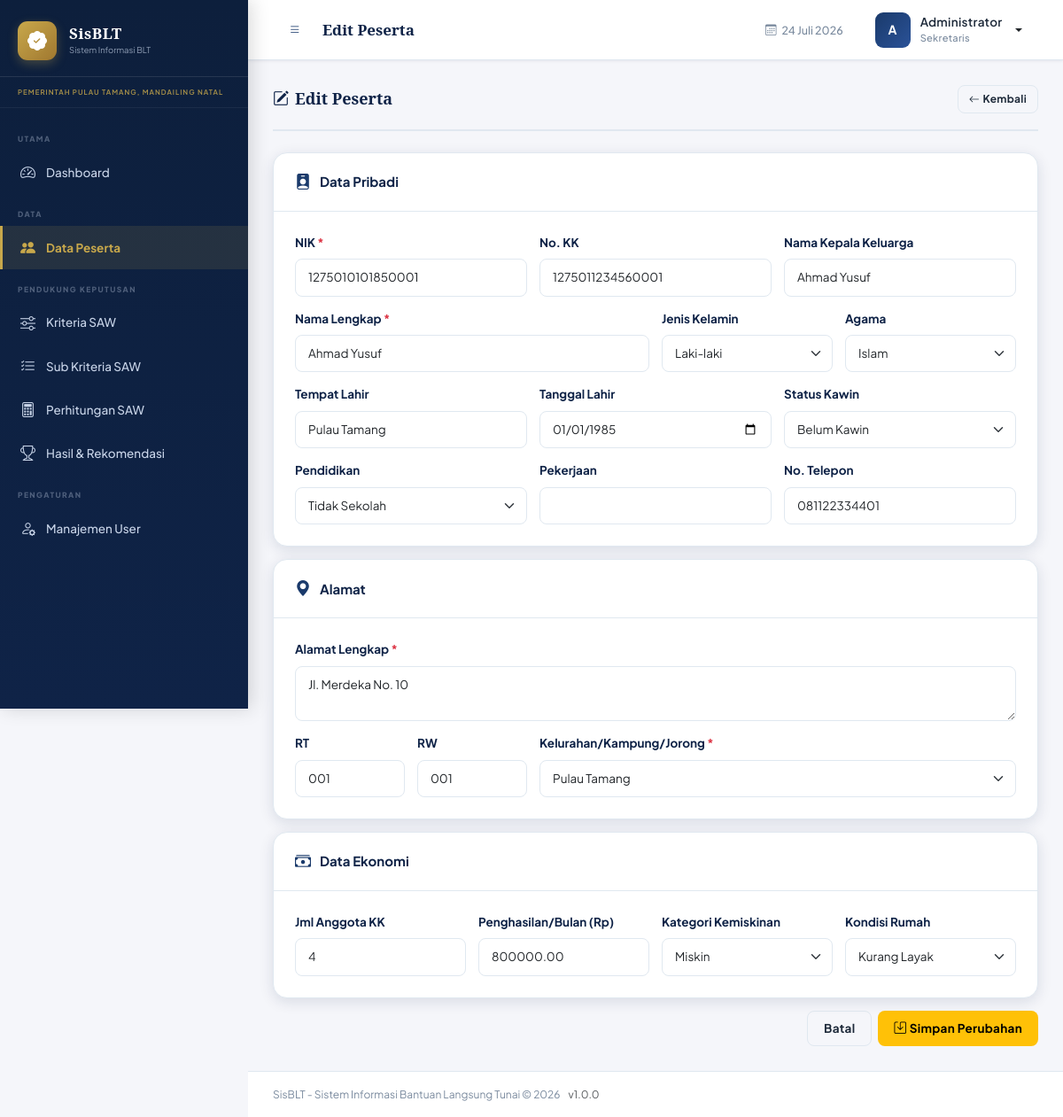
Page /pages/peserta/edit.php?id=1 (signed in) on the committed database.
### tables this page shows
CREATE TABLE peserta (
    id INT AUTO_INCREMENT PRIMARY KEY,
    nik VARCHAR(16) NOT NULL UNIQUE,
    nama_lengkap VARCHAR(150) NOT NULL,
    tempat_lahir VARCHAR(100),
    tanggal_lahir DATE,
    jenis_kelamin ENUM('L', 'P') NOT NULL,
    agama VARCHAR(30),
    pendidikan VARCHAR(50),
    pekerjaan VARCHAR(100),
    status_kawin ENUM('Belum Kawin', 'Kawin', 'Cerai Hidup', 'Cerai Mati') DEFAULT 'Belum Kawin',
    alamat TEXT NOT NULL,
    rt VARCHAR(5),
    rw VARCHAR(5),
    kelurahan_id INT,
    kode_pos VARCHAR(10),
    no_telepon VARCHAR(20),
    no_kk VARCHAR(16),
    nama_kepala_keluarga VARCHAR(150),
    jumlah_anggota_keluarga INT DEFAULT 1 CHECK (jumlah_anggota_keluarga > 0),
    jumlah_anak_usia_sekolah INT DEFAULT 0 CHECK (jumlah_anak_usia_sekolah >= 0),
    penghasilan_bulanan DECIMAL(15,2) DEFAULT 0 CHECK (penghasilan_bulanan >= 0),
    kategori_kemiskinan ENUM('Sangat Miskin', 'Miskin', 'Hampir Miskin') DEFAULT 'Miskin',
    kondisi_rumah ENUM('Tidak Layak', 'Kurang Layak', 'Layak') DEFAULT 'Kurang Layak',
    foto_ktp VARCHAR(255) DEFAULT NULL,
    foto_kk VARCHAR(255) DEFAULT NULL,
    foto_peserta VARCHAR(255) DEFAULT NULL,
    status_verifikasi ENUM('menunggu', 'disetujui', 'ditolak') DEFAULT 'menunggu',
    catatan_verifikasi TEXT DEFAULT NULL,
    diverifikasi_oleh INT DEFAULT NULL,
    tanggal_verifikasi DATETIME DEFAULT NULL,
    status_aktif ENUM('aktif', 'nonaktif') DEFAULT 'aktif',
    ditambahkan_oleh INT,
    created_at TIMESTAMP DEFAULT CURRENT_TIMESTAMP,
    updated_at TIMESTAMP DEFAULT CURRENT_TIMESTAMP ON UPDATE CURRENT_TIMESTAMP,
    FOREIGN KEY (kelurahan_id) REFERENCES kelurahan(id) ON DELETE SET NULL,
    FOREIGN KEY (diverifikasi_oleh) REFERENCES users(id) ON DELETE SET NULL,
    FOREIGN KEY (ditambahkan_oleh) REFERENCES users(id) ON DELETE SET NULL,
    KEY idx_nik (nik),
    KEY idx_nama_lengkap (nama_lengkap),
    KEY idx_kelurahan_id (kelurahan_id),
    KEY idx_status_verifikasi (status_verifikasi),
    KEY idx_status_aktif (status_aktif),
    KEY idx_created_at (created_at),
    KEY idx_kategori_kemiskinan (kategori_kemiskinan)
);

CREATE TABLE kelurahan (
    id INT AUTO_INCREMENT PRIMARY KEY,
    nama_kelurahan VARCHAR(100) NOT NULL,
    kecamatan VARCHAR(100) NOT NULL,
    kabupaten VARCHAR(100) NOT NULL DEFAULT 'Pariaman',
    provinsi VARCHAR(100) NOT NULL DEFAULT 'Sumatera Barat',
    created_at TIMESTAMP DEFAULT CURRENT_TIMESTAMP,
    KEY idx_nama_kelurahan (nama_kelurahan),
    KEY idx_kecamatan (kecamatan),
    UNIQUE KEY unique_kelurahan (nama_kelurahan, kecamatan, kabupaten)
);

### includes/functions.php (called while the page is built, shortened)
<?php
function getDB() {
    static $conn = null;
    if ($conn === null) {
        $conn = new mysqli(DB_HOST, DB_USER, DB_PASS, DB_NAME);
        $conn->set_charset(DB_CHARSET);
    }
    return $conn;
}
function dbQuery($sql, $params = [], $types = '') {
    $db = getDB();
    $stmt = $db->prepare($sql);
    if ($params) {
        if (!$types) {
            $types = str_repeat('s', count($params));
        }
        $stmt->bind_param($types, ...$params);
    }
    $stmt->execute();
    return $stmt;
}
function dbFetchAll($sql, $params = [], $types = '') {
    $stmt = dbQuery($sql, $params, $types);
    $result = $stmt->get_result();
    return $result->fetch_all(MYSQLI_ASSOC);
}
function dbFetchOne($sql, $params = [], $types = '') {
    $stmt = dbQuery($sql, $params, $types);
    $result = $stmt->get_result();
    return $result->fetch_assoc();
}
function sanitize($str) {
    return htmlspecialchars(trim($str ?? ''), ENT_QUOTES, 'UTF-8');
}

### pages/peserta/edit.php (the view, shortened to what this page needs)
<?php
require_once '../../includes/functions.php';
$id = (int)($_GET['id'] ?? 0);
$peserta = dbFetchOne("SELECT * FROM peserta WHERE id=?", [$id]);
$kelurahanList = dbFetchAll("SELECT id, nama_kelurahan FROM kelurahan ORDER BY nama_kelurahan");
require_once '../../includes/header.php';
?>
<div class="page-header">
    <h5><i class="bi bi-pencil-square me-2"></i>Edit Peserta</h5>
    <a href="detail.php?id=<?= $id ?>" class="btn btn-outline-secondary btn-sm"><i class="bi bi-arrow-left me-1"></i>Kembali</a>
</div>
<form method="POST" enctype="multipart/form-data">
    <div class="card mb-3">
        <div class="card-header"><i class="bi bi-person-badge-fill"></i> Data Pribadi</div>
        <div class="card-body">
            <div class="row g-3">
                <div class="col-md-4">
                    <label class="form-label">NIK <span class="text-danger">*</span></label>
                    <input type="text" class="form-control" name="nik" value="<?= sanitize($peserta['nik']) ?>" maxlength="16" required>
                </div>
                <div class="col-md-4">
                    <label class="form-label">No. KK</label>
                    <input type="text" class="form-control" name="no_kk" value="<?= sanitize($peserta['no_kk'] ?? '') ?>">
                </div>
                <div class="col-md-4">
                    <label class="form-label">Nama Kepala Keluarga</label>
                    <input type="text" class="form-control" name="nama_kepala_keluarga" value="<?= sanitize($peserta['nama_kepala_keluarga'] ?? '') ?>">
                </div>
                <div class="col-md-6">
                    <label class="form-label">Nama Lengkap <span class="text-danger">*</span></label>
                    <input type="text" class="form-control" name="nama_lengkap" value="<?= sanitize($peserta['nama_lengkap']) ?>" required>
                </div>
                <div class="col-md-3">
                    <label class="form-label">Jenis Kelamin</label>
                    <select class="form-select" name="jenis_kelamin">
                        <option value="L" <?= $peserta['jenis_kelamin']==='L'?'selected':'' ?>>Laki-laki</option>
                    </select>
                </div>
                <div class="col-md-3">
                    <label class="form-label">Agama</label>
                    <select class="form-select" name="agama">
                        <?php foreach (['Islam','Kristen','Katolik','Hindu','Buddha','Konghucu'] as $ag): ?>
                        <option value="<?= $ag ?>" <?= $peserta['agama']===$ag?'selected':'' ?>><?= $ag ?></option>
                        <?php endforeach; ?>
                    </select>
                </div>
                <div class="col-md-4">
                    <label class="form-label">Tempat Lahir</label>
                    <input type="text" class="form-control" name="tempat_lahir" value="<?= sanitize($peserta['tempat_lahir'] ?? '') ?>">
                </div>
                <div class="col-md-4">
                    <label class="form-label">Tanggal Lahir</label>
                    <input type="date" class="form-control" name="tanggal_lahir" value="<?= sanitize($peserta['tanggal_lahir'] ?? '') ?>">
                </div>
                <div class="col-md-4">
                    <label class="form-label">Status Kawin</label>
                    <select class="form-select" name="status_kawin">
                        <?php foreach (['Belum Kawin','Kawin','Cerai Hidup','Cerai Mati'] as $sk): ?>
                        <option value="<?= $sk ?>" <?= $peserta['status_kawin']===$sk?'selected':'' ?>><?= $sk ?></option>
                        <?php endforeach; ?>
                    </select>
                </div>
                <div class="col-md-4">
                    <label class="form-label">Pendidikan</label>
                    <select class="form-select" name="pendidikan">
                        <?php foreach (['Tidak Sekolah','SD/Sederajat','SMP/Sederajat','SMA/Sederajat','D3','S1','S2','S3'] as $pd): ?>
                        <option value="<?= $pd ?>" <?= $peserta['pendidikan']===$pd?'selected':'' ?>><?= $pd ?></option>
                        <?php endforeach; ?>
                    </select>
                </div>
                <div class="col-md-4">
                    <label class="form-label">Pekerjaan</label>
                    <input type="text" class="form-control" name="pekerjaan" value="<?= sanitize($peserta['pekerjaan'] ?? '') ?>">
                </div>
                <div class="col-md-4">
                    <label class="form-label">No. Telepon</label>
                    <input type="text" class="form-control" name="no_telepon" value="<?= sanitize($peserta['no_telepon'] ?? '') ?>">
                </div>
            </div>
        </div>
    </div>
    <div class="card mb-3">
        <div class="card-header"><i class="bi bi-geo-alt-fill"></i> Alamat</div>
        <div class="card-body">
            <div class="row g-3">
                <div class="col-12">
                    <label class="form-label">Alamat Lengkap <span class="text-danger">*</span></label>
                    <textarea class="form-control" name="alamat" rows="2" required><?= sanitize($peserta['alamat']) ?></textarea>
                </div>
                <div class="col-md-2"><label class="form-label">RT</label><input type="text" class="form-control" name="rt" value="<?= sanitize($peserta['rt'] ?? '') ?>"></div>
                <div class="col-md-2"><label class="form-label">RW</label><input type="text" class="form-control" name="rw" value="<?= sanitize($peserta['rw'] ?? '') ?>"></div>
                <div class="col-md-8">
                    <label class="form-label">Kelurahan/Kampung/Jorong <span class="text-danger">*</span></label>
                    <select class="form-select" name="kelurahan_id" required>
                        <?php foreach ($kelurahanList as $kel): ?>
                        <option value="<?= $kel['id'] ?>" <?= $peserta['kelurahan_id']==$kel['id']?'selected':'' ?>><?= sanitize($kel['nama_kelurahan']) ?></option>
                        <?php endforeach; ?>
                    </select>
                </div>
            </div>
        </div>
    </div>
    <div class="card mb-3">
        <div class="card-header"><i class="bi bi-cash-stack"></i> Data Ekonomi</div>
        <div class="card-body">
            <div class="row g-3">
                <div class="col-md-3"><label class="form-label">Jml Anggota KK</label><input type="number" class="form-control" name="jumlah_anggota_keluarga" value="<?= $peserta['jumlah_anggota_keluarga'] ?>" min="1"></div>
                <div class="col-md-3"><label class="form-label">Penghasilan/Bulan (Rp)</label><input type="text" class="form-control" name="penghasilan_bulanan" value="<?= $peserta['penghasilan_bulanan'] ?>"></div>
                <div class="col-md-3">
                    <label class="form-label">Kategori Kemiskinan</label>
                    <select class="form-select" name="kategori_kemiskinan">
                        <?php foreach (['Sangat Miskin','Miskin','Hampir Miskin'] as $km): ?>
                        <option value="<?= $km ?>" <?= $peserta['kategori_kemiskinan']===$km?'selected':'' ?>><?= $km ?></option>
                        <?php endforeach; ?>
                    </select>
                </div>
                <div class="col-md-3">
                    <label class="form-label">Kondisi Rumah</label>
                    <select class="form-select" name="kondisi_rumah">
                        <?php foreach (['Tidak Layak','Kurang Layak','Layak'] as $kr): ?>
                        <option value="<?= $kr ?>" <?= $peserta['kondisi_rumah']===$kr?'selected':'' ?>><?= $kr ?></option>
                        <?php endforeach; ?>
                    </select>
                </div>
            </div>
        </div>
    </div>
    <div class="d-flex gap-2 justify-content-end">
        <a href="detail.php?id=<?= $id ?>" class="btn btn-outline-secondary">Batal</a>
        <button type="submit" class="btn btn-warning"><i class="bi bi-save me-1"></i>Simpan Perubahan</button>
    </div>
</form>
<?php require_once '../../includes/footer.php'; ?>

### assets/css/style.css (style rules this page uses)
:root { --primary: #1a3a6b; --primary-dark: #0f2347; --primary-light: #2a5298; --accent: #c8a84b; --accent-light: #f0d88a; --sidebar-w: 280px; --topbar-h: 68px; --bg: #f5f6fa; --card-bg: #ffffff; --text: #1e2a3a; --text-muted: #7a8a9e; --border: #e0e8f0; --success: #1a7a4a; --warning: #b08000; --danger: #a02020; --sidebar-bg: #0f2347; --sidebar-text: #c8d4e8; --sidebar-hover: rgba(200,168,75,0.12); --sidebar-active:#c8a84b; --shadow-sm: 0 1px 3px rgba(15,35,71,0.08); --shadow: 0 4px 16px rgba(15,35,71,0.12); --shadow-lg: 0 8px 32px rgba(15,35,71,0.15); --radius: 10px; --radius-lg: 16px; --font-main: 'Plus Jakarta Sans', sans-serif; --font-serif: 'Noto Serif', serif; }
*, *::before, *::after { box-sizing: border-box; margin: 0; padding: 0; }
html, body { height: 100%; font-family: var(--font-main); background: var(--bg); color: var(--text); font-size: 14px; line-height: 1.6; }
.card { background: var(--card-bg); border: 1px solid var(--border); border-radius: var(--radius-lg); box-shadow: var(--shadow); transition: all .3s ease; }
.card-header { padding: 18px 24px; background: transparent; border-bottom: 1px solid var(--border); font-weight: 700; font-size: 15px; display: flex; align-items: center; gap: 10px; color: var(--primary-dark); }
.card-header i { color: var(--primary); font-size: 18px; }
.card-body { padding: 24px; }
.form-label { font-weight: 700; font-size: 13.5px; color: var(--primary-dark); margin-bottom: 8px; display: block; }
.form-control, .form-select { border: 1.5px solid var(--border); border-radius: 8px; font-size: 13.5px; padding: 10px 14px; transition: all .2s ease; background-color: #fff; }
.form-control::placeholder { color: #a0adc0; }
.btn { font-size: 13.5px; font-weight: 700; border-radius: 8px; padding: 9px 18px; transition: all .2s ease; border: none; cursor: pointer; letter-spacing: .3px; }
.btn-outline-secondary { border: 1.5px solid var(--border); color: var(--text); background: transparent; }
.btn-sm { padding: 6px 12px; font-size: 12px; }
.page-header { display: flex; align-items: center; justify-content: space-between; margin-bottom: 24px; padding-bottom: 18px; border-bottom: 2px solid var(--border); }
.page-header h5 { font-family: var(--font-serif); color: var(--primary-dark); margin: 0; font-size: 18px; font-weight: 700; }

### rows in the picture
peserta: nik "1275010101850001", no_kk "1275011234560001", nama_kepala_keluarga "Ahmad Yusuf", nama_lengkap "Ahmad Yusuf", jenis_kelamin "Laki-laki", agama "Islam", tempat_lahir "Pulau Tamang", tanggal_lahir "01/01/1985", status_kawin "Belum Kawin", no_telepon "081122334401", alamat "Jl. Merdeka No. 10", rt "001", rw "001", kelurahan_id "Pulau Tamang", jumlah_anggota_keluarga "4", penghasilan_bulanan "800000.00", kategori_kemiskinan "Miskin", kondisi_rumah "Kurang Layak"

### other values in the picture
APP_SHORT "SisBLT"
APP_INSTANSI "PEMERINTAH PULAU TAMANG, MANDAILING NATAL"
$pageTitle "Edit Peserta"
substr($currentUser['nama'], 0, 1) "A"
$currentUser['nama'] "Administrator"
getRoleLabel($currentUser['role']) "Sekretaris"
APP_NAME "SisBLT - Sistem Informasi Bantuan Langsung Tunai"
APP_TAHUN "2026"
APP_VERSION "1.0.0"
form field pendidikan "Tidak Sekolah"
